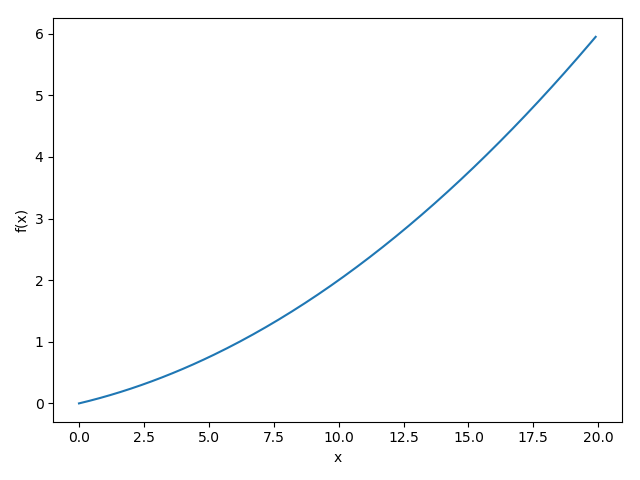

Reproduce this figure in Python.
import numpy as np
import matplotlib.pylab as plt

def numerical_diff(f, x):
    h = 1e-4
    return (f(x+h) - f(x-h)) / (2*h)

def function_1(x):
    return 0.01*x**2 + 0.1*x

x = np.arange(0.0, 20.0, 0.1)
y = function_1(x)
plt.xlabel("x")
plt.ylabel("f(x)")
plt.plot(x, y)
plt.show()

print(numerical_diff(function_1, 5))
print(numerical_diff(function_1, 10))
